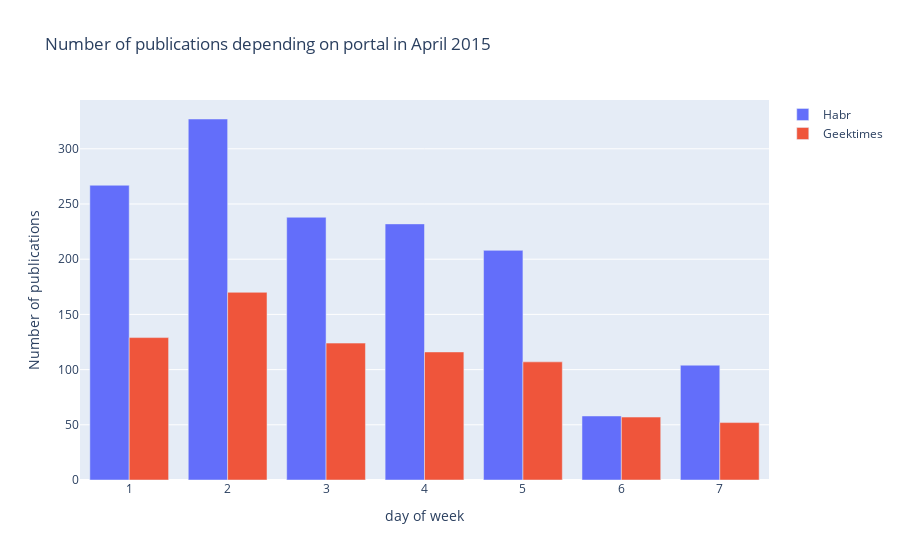

Here is the notebook cell this chart was saved with:
### Code cell
trace_0 = go.Bar(x=days.index, y=days.habr, name='Habr')
trace_1 = go.Bar(x=days.index, y=days.geektimes, name='Geektimes')

data = [trace_0, trace_1]
layout = {'title': 'Number of publications depending on portal in April 2015', 'xaxis' : {'title': 'day of week'},
                                                                               'yaxis' : {'title': 'Number of publications'}}
fig = go.Figure(data=data, layout=layout)

iplot(fig, show_link=False)

### Figure 1 — Plotly figure (JSON) as saved in the notebook; plotly's stock layout.template omitted (floating-point values rounded to 4 significant figures)
{"data": [{"name": "Habr", "type": "bar", "x": [1, 2, 3, 4, 5, 6, 7], "y": [267, 327, 238, 232, 208, 58, 104]}, {"name": "Geektimes", "type": "bar", "x": [1, 2, 3, 4, 5, 6, 7], "y": [129, 170, 124, 116, 107, 57, 52]}], "layout": {"title": {"text": "Number of publications depending on portal in April 2015"}, "xaxis": {"title": {"text": "day of week"}}, "yaxis": {"title": {"text": "Number of publications"}}}}
